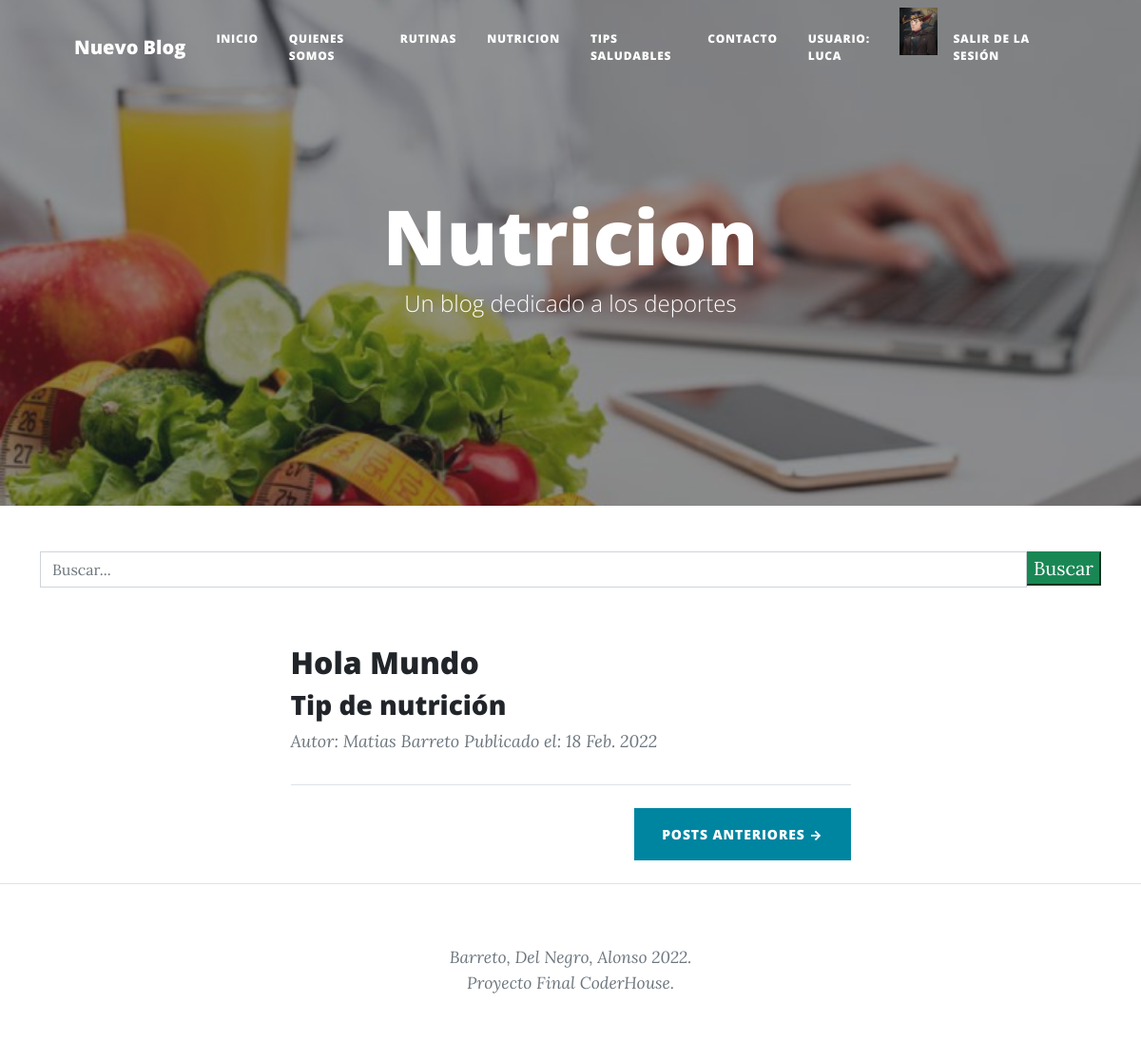
/nutricion (signed in), run on the app's committed database.
### app_blog/models.py (models this page shows, shortened)
class Post(Model):
    id = models.AutoField(primary_key = True)
    titulo = models.CharField('Título', max_length = 100, blank = False, null = False)
    autor = models.ForeignKey(Autor, on_delete = models.CASCADE)
    categoria = models.ForeignKey(Categoria, on_delete=models.CASCADE)
    descripcion = models.CharField('Descripción', max_length=255, blank=False, null=False)
    contenido = RichTextField()
    imagen = models.URLField('Imagen', max_length=255, blank=False, null=False)
    slug = models.SlugField('Slug', max_length = 100, blank = False, null = False)
    estado = models.BooleanField('Publicado/No Publicado', default = True)
    fecha_creacion = models.DateField('Fecha de Creación', auto_now = False, auto_now_add = True)
    class Meta:
        verbose_name = 'Post'
        verbose_name_plural = "Posts"

class Autor(Model):
    id = models.AutoField(primary_key = True)
    nombre = models.CharField('Nombre', max_length = 255, null = False, blank = False)
    apellido = models.CharField('Apellido', max_length = 255, null = False, blank = False)
    twitter = models.URLField('Twitter', null = True, blank = True)
    web = models.URLField('Web Site', null = True, blank = True)
    email = models.EmailField ('E-mail', null = False, blank = False)
    estado = models.BooleanField('Autor Activo/Autor Inactivo', default = True)
    fecha_creacion = models.DateField('Fecha de Creación', auto_now = False, auto_now_add = True)
    class Meta:
        verbose_name = 'Autor'
        verbose_name_plural = 'Autores'
    def __str__(self):
        return f'Autor: {self.nombre} {self.apellido}'

### app_blog/views.py (the view, shortened to what this page needs)
# urls.py: path('nutricion', login_required(nutricion), name='nutricion'),
def nutricion(request):
    queryset = request.GET.get("buscar")
    post = Post.objects.filter(
        estado=True,
        categoria = Categoria.objects.get(nombre__iexact = 'Nutricion')
    )
    avatares = Avatar.objects.filter(user=request.user.id)
    if avatares:
        avatar_url = avatares.last().imagen.url
    else:
        avatar_url = ''
    return render(request, 'nutricion.html', {'avatar_url': avatar_url,'post':post})

### templates/nutricion.html (shortened to what this page needs)
{% extends "padre.html" %}
{% load static %}
{% block titulos_secciones %}
Nutricion
{% endblock titulos_secciones %}
{% block imagen_header %}
{% static 'app_blog/assets/img/nutricion.jpg' %}
{% endblock imagen_header %}

### templates/padre.html (shortened to what this page needs)
<!DOCTYPE html>
<html lang="es">
{% load static %}
    <head>
        <link href="{% static 'app_blog/css/styles.css' %}" rel="stylesheet" />
    </head>
    <body>
        <nav class="navbar navbar-expand-lg navbar-light" id="mainNav">
            <div class="container px-4 px-lg-5">
                <a class="navbar-brand" href="{% url 'index' %}">Nuevo Blog</a>
                <div class="collapse navbar-collapse" id="navbarResponsive">
                    <ul class="navbar-nav ms-auto py-4 py-lg-0">
                        <li class="nav-item"><a class="nav-link px-lg-3 py-3 py-lg-4" href="{% url 'index' %}">Inicio</a></li>
                        <li class="nav-item"><a class="nav-link px-lg-3 py-3 py-lg-4" href="{% url 'about' %}">Quienes somos</a></li>
                        <li class="nav-item"><a class="nav-link px-lg-3 py-3 py-lg-4" href="{% url 'rutinas' %}">Rutinas</a></li>
                        <li class="nav-item"><a class="nav-link px-lg-3 py-3 py-lg-4" href="{% url 'nutricion' %}">Nutricion</a></li>
                        <li class="nav-item"><a class="nav-link px-lg-3 py-3 py-lg-4" href="{% url 'saludable' %}">Tips saludables</a></li>
                        <li class="nav-item"><a class="nav-link px-lg-3 py-3 py-lg-4" href="{% url 'contacto' %}">Contacto</a></li>
                        <li class="nav-item"><a class="nav-link px-lg-3 py-3 py-lg-4" href="{% url 'editar_perfil' %}">Usuario: {{user.username}}</a></li>
                        {% if avatar_url == '' %}
                        <li> <a href="{% url 'avatar_add' %}"><img src="{% static 'app_blog\assets\img\anonimo01.jpg' %}"height= "50px"/> </a></li>
                        {% else %}
                        <li> <a href="{% url 'avatar_add' %}"><img src="{{avatar_url}}"height= "50px"/> </a></li>
                        {% endif %}
                        <li class="nav-item"><a class="nav-link px-lg-3 py-3 py-lg-4" href="{% url 'logout' %}">Salir de la sesión</a></li>
                    </ul>
                </div>
            </div>
        </nav>
        <header class="masthead" style="background-image: url({% block imagen_header %}{% static 'app_blog/assets/img/home-bg.jpg' %}{% endblock imagen_header %})">
            <div class="container position-relative px-4 px-lg-5">
                <div class="row gx-4 gx-lg-5 justify-content-center">
                    <div class="col-md-10 col-lg-8 col-xl-7">
                        <div class="site-heading">
                            <h1>{% block titulos_secciones %}Nuevo Blog{% endblock titulos_secciones %}</h1>
                            {% block subtitulo %}<span class="subheading">Un blog dedicado a los deportes</span>{% endblock subtitulo %}
                        </div>
                    </div>
                </div>
            </div>
        </header>
{% block barra_busqueda %}
<div class ="container">
    <div class = "row">
        <div class="col-md-12 search">
            <form method="get">
                <div id ="custom-search-input">
                    <div class="input-group col-md-12">
                        <input type="text" class="form-control" placeholder="Buscar..." name="buscar" value = "{{ request.GET.buscar }}">
                        <span class="input-group-list">
                            <button type="submit" class="boton btn-success">Buscar</button>
                        </span>
                    </div>
                </div>
            </form>
        </div>
    </div>
</div>
{% endblock barra_busqueda %}
<br>
<br>
        <div class="container px-4 px-lg-5">
            <div class="row gx-4 gx-lg-5 justify-content-center">
                <div class="col-md-10 col-lg-8 col-xl-7">
                    {% block contenido %}
                    {% if post %}
                        {% for p in post %}
                            <div class="post-preview">
                                    <h2 class="post-title">{{p.titulo}}</h2>
                                    <h3 class="post-subtitle">{{p.descripcion}}</h3>
                                <p class="post-meta">
                                    {{p.autor}}
                                    Publicado el: {{p.fecha_creacion}}
                                </p>
                            </div>
                            <hr class="my-4" />
                        {% endfor %}
                    {% else %}
                        <h3>No existen posteos registrados en esta categoria.</h3>
                    {% endif %}
                    {% endblock contenido %}
                    {% block boton %}
                <div class="d-flex justify-content-end mb-4"><a class="btn btn-primary text-uppercase" href="#!">Posts Anteriores →</a></div>
                    {% endblock boton %}
                </div>
            </div>
        </div>
        <footer class="border-top">
            <div class="container px-4 px-lg-5">
                <div class="row gx-4 gx-lg-5 justify-content-center">
                    <div class="col-md-10 col-lg-8 col-xl-7">
                        <div class="small text-center text-muted fst-italic">Barreto, Del Negro, Alonso 2022.<br>Proyecto Final CoderHouse.</div>
                    </div>
                </div>
            </div>
        </footer>
    </body>
</html>

### data on the page
Post: titulo "Hola Mundo", descripcion "Tip de nutrición", autor "Autor: Matias Barreto", fecha_creacion "18 Feb. 2022"

### other printed values
{{ user.username }} "LUCA"
